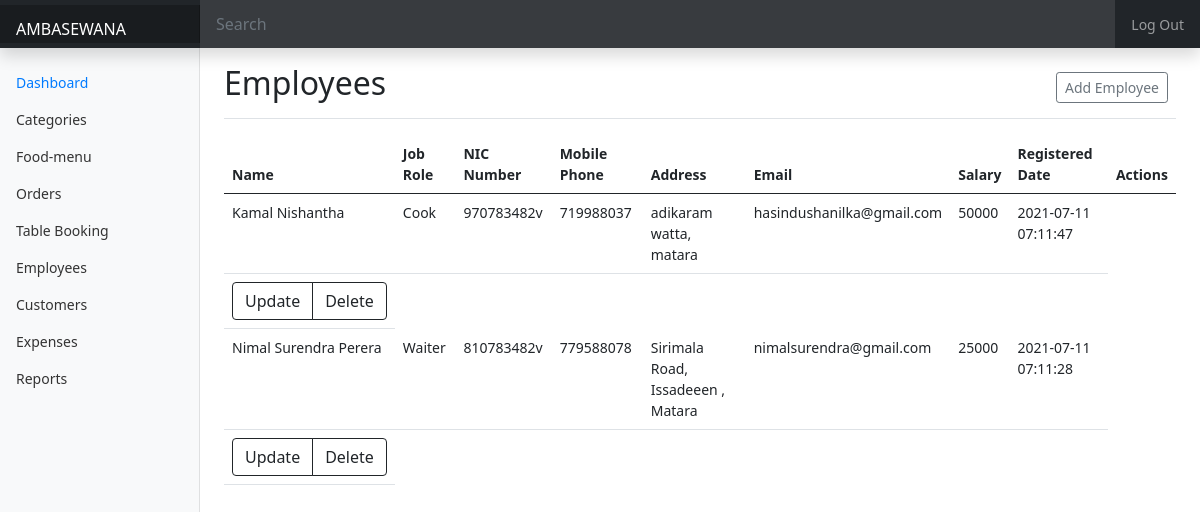
Page /admin/dashboard/employee.php on the committed database.
### tables this page shows
CREATE TABLE `employee` (
  `employee_id` int(5) NOT NULL,
  `employee_name` varchar(128) NOT NULL,
  `employee_email` varchar(128) NOT NULL,
  `employee_contactnum` int(10) NOT NULL,
  `employee_nic` varchar(10) NOT NULL,
  `employee_role` varchar(128) NOT NULL,
  `employee_address` varchar(255) NOT NULL,
  `employee_salary` int(32) NOT NULL,
  `employee_date` timestamp NOT NULL DEFAULT current_timestamp() ON UPDATE current_timestamp()
);

### admin/dashboard/components/employeetable.php (the view, shortened to what this page needs)
<?php
    require_once '../includes/dbh.inc.php';
    $sql = "SELECT * FROM employee;";
    $sql_run = mysqli_query($conn, $sql);
    while($row = mysqli_fetch_array($sql_run)){
    ?>
<tr>
    <td><?php echo $row['employee_name'] ; ?></td>
    <td><?php echo $row['employee_role']; ?></td>
    <td><?php echo $row['employee_nic']; ?></td>
    <td><?php echo $row['employee_contactnum']; ?></td>
    <td><?php echo $row['employee_address'] ;?></td>
    <td><?php echo $row['employee_email']; ?></td>
    <td><?php echo $row['employee_salary']; ?></td>
    <td><?php echo $row['employee_date']; ?></td>
</tr>
<td>
    <div class="btn-group" role="group" aria-label="Basic outlined example">
        <button type="button" class="btn btn-outline-dark" data-bs-toggle="modal" data-bs-target="#updateModal" onclick="
            document.getElementById('firstNameupdate').value ='<?php echo$row['employee_name']; ?>'.trim();
            // document.getElementById('lastNameUpdate').value ='<?php  ?>'.trim();
            document.getElementById('jobRoleUpdate').value ='<?php echo $row['employee_role']; ?>';
            document.getElementById('nicUpdate').value ='<?php echo $row['employee_nic']; ?>'.trim();
            // document.getElementById('landNumUpdate').value ='<?php   ?>';
            document.getElementById('mobileNumUpdate').value ='<?php echo $row['employee_contactnum']; ?>';
            document.getElementById('address1Update').value ='<?php echo $row['employee_address']; ?>';
            // document.getElementById('address2Update').value ='<?php  ?>';
            // document.getElementById('address3Update').value ='<?php  ?>';
            // document.getElementById('address4Update').value ='<?php  ?>';
            document.getElementById('emailUpdate').value ='<?php echo $row['employee_email']; ?>';
            document.getElementById('salaryUpdate').value ='<?php echo $row['employee_salary']; ?>';
            document.getElementById('employeeIdupdate').value='<?php echo $row['employee_id'];?>';">Update</button>
        <button type="button" class="btn btn-outline-dark" data-bs-toggle="modal" data-bs-target="#deleteAlert"
            onclick="document.getElementById('employeeIdDelete').value ='<?php echo$row['employee_id']; ?>';">Delete</button>
    </div>
</td>
<?php
}
?>

### admin/dashboard/index.css (style rules this page uses)
body { font-size: 0.875rem; }

### rows in the picture
employee: employee_name "Kamal Nishantha", employee_role "Cook", employee_nic "970783482v", employee_contactnum "719988037", employee_address "adikaram watta, matara", employee_email "hasindushanilka@gmail.com", employee_salary "50000", employee_date "2021-07-11 07:11:47", $row['employee_id'] 6 (drawn)
employee: employee_name "Nimal Surendra Perera", employee_role "Waiter", employee_nic "810783482v", employee_contactnum "779588078", employee_address "Sirimala Road, Issadeeen , Matara", employee_email "nimalsurendra@gmail.com", employee_salary "25000", employee_date "2021-07-11 07:11:28", $row['employee_id'] 7 (drawn)
